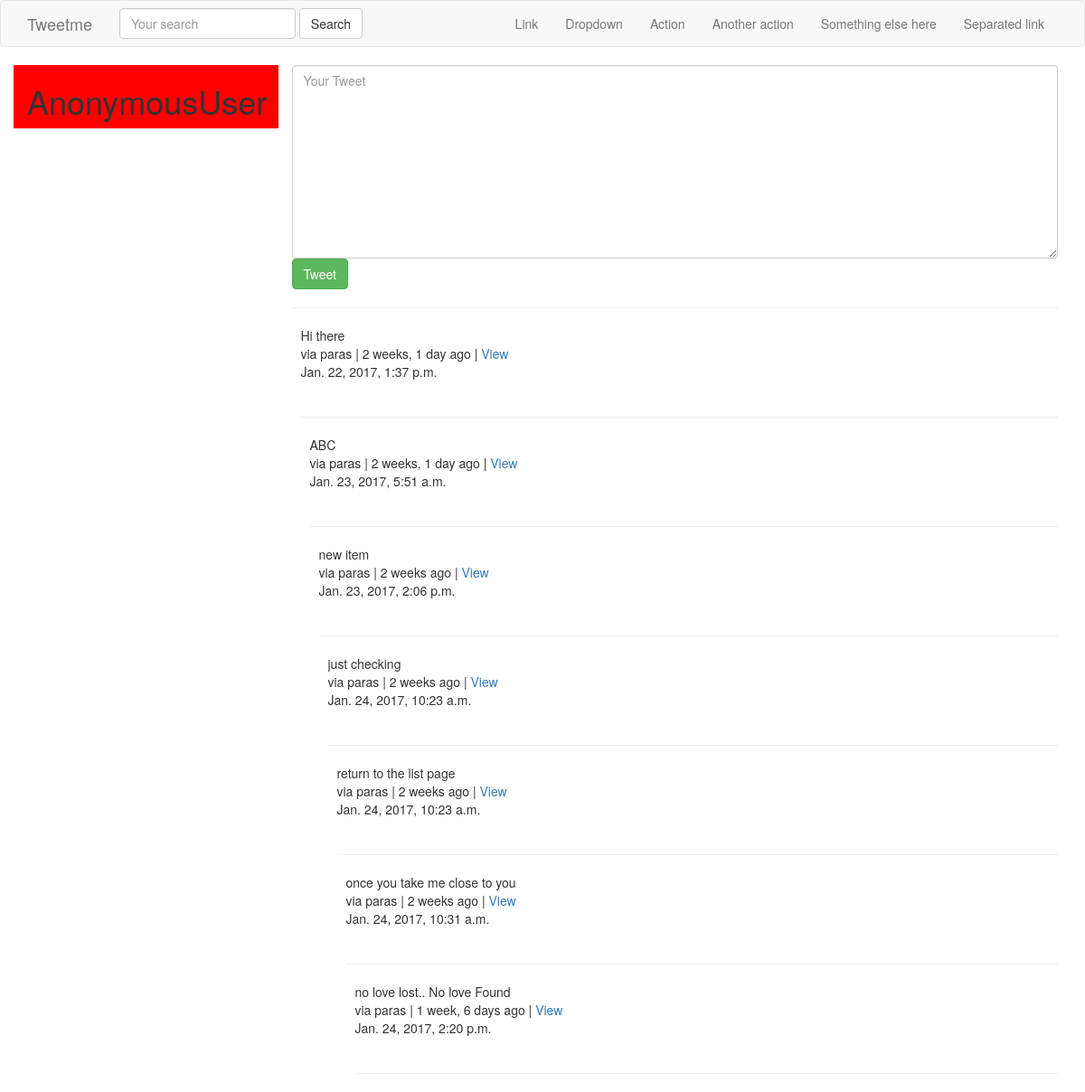
The app's page /, older data.
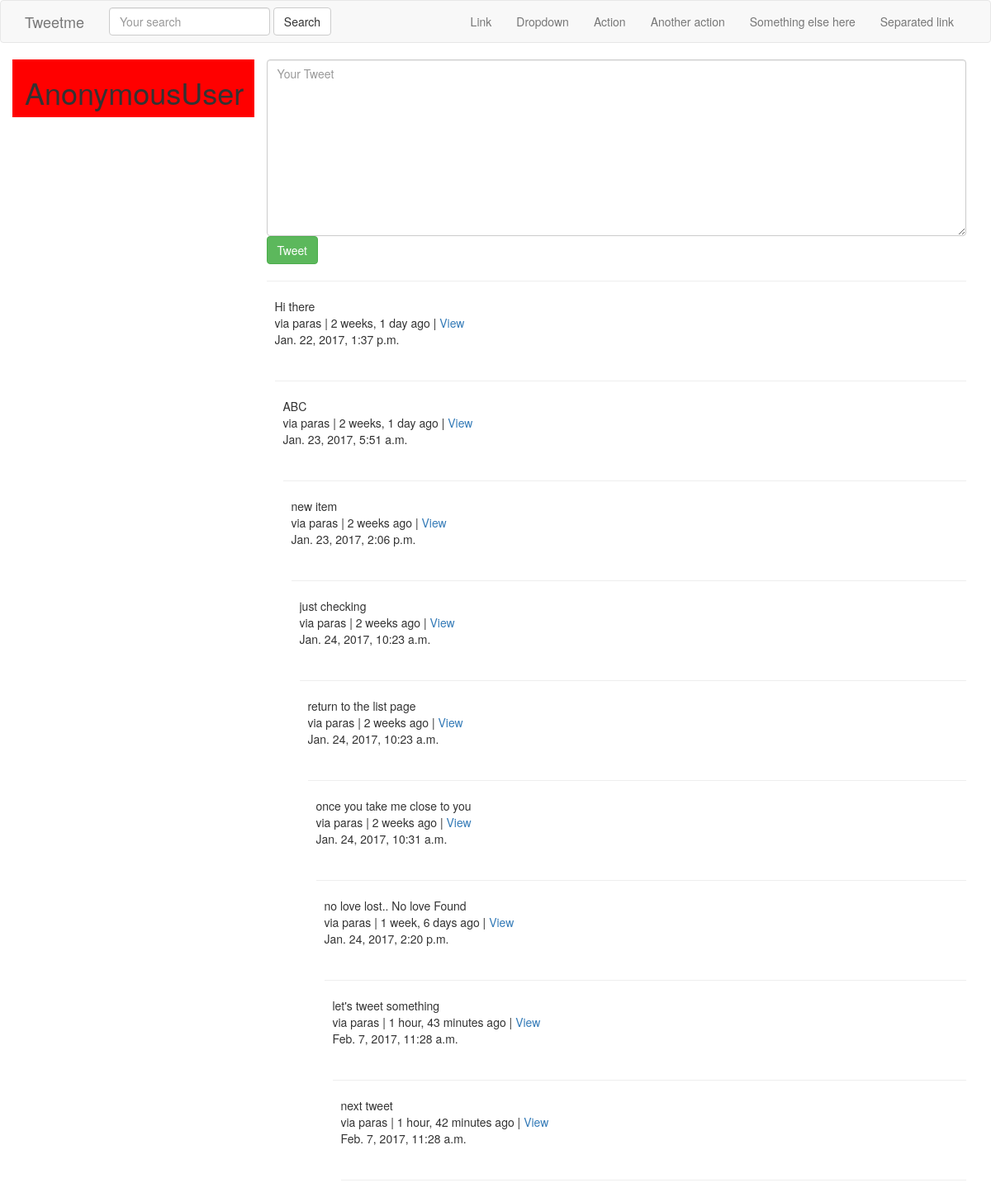
The same page, newer data.
### tweets/models.py (models this page shows, shortened)
class Tweet(models.Model):
    user = models.ForeignKey(settings.AUTH_USER_MODEL, default=1)
    content = models.CharField(max_length=140, validators=[validate_content])
    timestamp = models.DateTimeField(auto_now_add=True)
    updated = models.DateTimeField(auto_now=True)
    def get_absolute_url(self):
        return reverse('tweet:detail', kwargs={'pk':self.pk})

### tweets/views.py (the view)
# urls.py: url(r'^$', TweetListView.as_view(), name='home'),
class TweetListView(ListView):
    def get_queryset(self):
        qs = Tweet.objects.all()
        query = self.request.GET.get('q', None)
        if query is not None:
            qs = qs.filter(
                Q(content__icontains=query) |
                Q(user__username__icontains=query) |
                Q(timestamp__icontains=query)
            )
        return qs
    def get_context_data(self, *args, **kwargs):
        context= super(TweetListView, self).get_context_data(*args, **kwargs)
        context['create_form'] = TweetModelForm() # need to learn about these two .
        context['create_url'] = reverse_lazy('tweet:create') # need to learn about this too.
        return context

### tweets/forms.py
class TweetModelForm(forms.ModelForm):
    content = forms.CharField(label='',
                               widget=forms.Textarea(
                                   attrs={'placeholder': "Your Tweet",
                                          "class": "form-control"}
                               ))
    class Meta:
        model = Tweet
        fields = [
            'content',
        ]

### tweets/templates/tweets/tweet_list.html (shortened to what this page needs)
{% extends 'tweets/base.html' %}
{% block content %}
<div class="row">
    <div class='col-sm-3 col-xs-12' style='background-color:red;'>
        <h1>{{ request.user }}</h1>
    </div>
<div class='col-sm-9 '>
    {% if not request.GET.q %}
    <div class="">
        {% include 'tweets/form.html' with form=create_form action_url=create_url btn_title='Tweet' %}
    </div>
    <hr/>
    {% endif %}
    {% for obj in object_list %}
    <div class="media">
        <div class="media-left">
        </div>
        <div class="media-body">
    {{ obj.content }}</br>
    via {{ obj.user }} | {{ obj.timestamp|timesince }} ago | <a href="{{ obj.get_absolute_url }}">View</a></br>
    {{ obj.timestamp }}</br>
    </br> <hr/>
{% empty %}
    {% if request.GET.q %}
    <p>No tweets found.</p>
    {% else %}
    <p>No tweets yet.</p>
    {% endif %}
{% endfor %}
</div>
</div>
</div>
{% endblock content %}

### tweets/templates/tweets/base.html (shortened to what this page needs)
{% load static %}
<html lang="en">
  <head>
    <link href="{% static 'css/bootstrap.min.css' %}" rel="stylesheet">
  </head>
  <body>
    {% include 'tweets/navbar.html' %}
    <div class='container'>
      {% block content %}
      {% endblock content %}
    </div>
  </body>
</html>

### tweets/templates/tweets/navbar.html (shortened to what this page needs)
<nav class="navbar navbar-default">
  <div class="container">
    <div class="navbar-header">
      <a class="navbar-brand" href="{% url 'home' %}">Tweetme</a>
    </div>
    {% include "tweets/search_form.html" %}
    <div class="collapse navbar-collapse" id="bs-example-navbar-collapse-1">
      <ul class="nav navbar-nav navbar-right">
        <li><a href="#">Link</a></li>
        <li class="dropdown">
          <a href="#" class="dropdown-toggle" data-toggle="dropdown" role="button" aria-haspopup="true" aria-expanded="false">Dropdown <span c
          <ul class="dropdown-menu">
            <li><a href="#">Action</a></li>
            <li><a href="#">Another action</a></li>
            <li><a href="#">Something else here</a></li>
            <li><a href="#">Separated link</a></li>
          </ul>
    </div>
  </div>
</nav>

### tweets/templates/tweets/search_form.html
<form class="navbar-form navbar-left" method="GET" action="{% url 'tweet:list' %}">
    <div class="form-group">
        <input class="form-control" type="text" name="q" placeholder="Your search" value="{{ request.GET.q }}"/>
    </div>
    <input class="btn btn-default" type="submit" value="Search"/>
</form>

### tweets/templates/tweets/form.html (shortened to what this page needs)
{% load crispy_forms_tags %}
<form class="form" method="POST" action="{% if action_url %}{{ action_url }}{% endif %}">
    {{ form | crispy }}
    <input class='btn btn-success' type = 'submit' value="Tweet" />
</form>

Row changes from the older to the newer data that the page shows:
added Tweet: content "let's tweet something", user "paras", timestamp "1 hour, 43 minutes", timestamp "Feb. 7, 2017, 11:28 a.m."
added Tweet: content "next tweet", user "paras", timestamp "1 hour, 42 minutes", timestamp "Feb. 7, 2017, 11:28 a.m."
